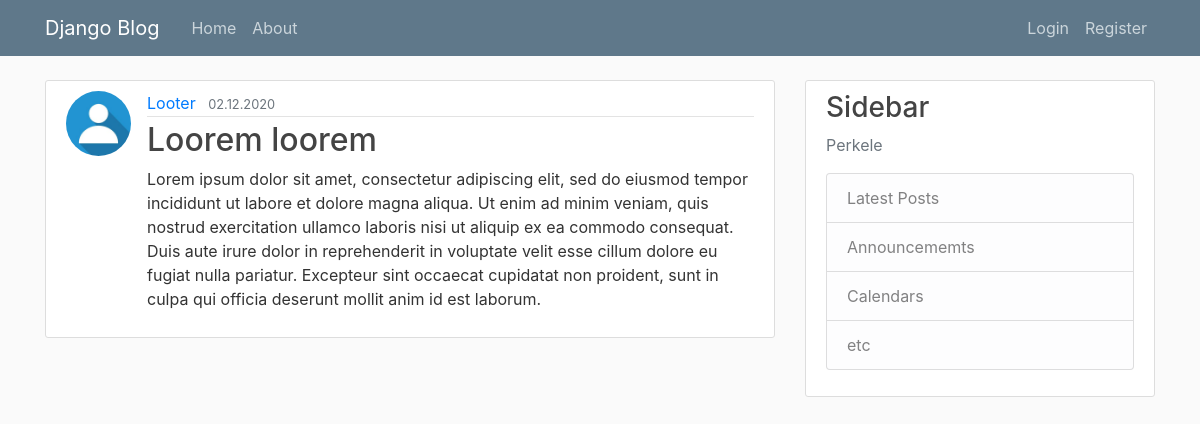
The app's page /post/14/ with its own data.
### blog/models.py (models this page shows, shortened)
class Post(models.Model):
    title = models.CharField(max_length=100)
    content = models.TextField()
    date_posted = models.DateTimeField(default=timezone.now)
    author = models.ForeignKey(User, on_delete=models.CASCADE)

### users/models.py (models this page shows, shortened)
class Profile(models.Model):
    user = models.OneToOneField(User, on_delete=models.CASCADE)
    image = models.ImageField(default='default.jpg', upload_to='profile_pics')

### blog/views.py (the view)
# urls.py: path('post/<int:pk>/', PostDetailView.as_view(), name='post-detail'),
class PostDetailView(DetailView):
    model = Post

### blog/templates/blog/post_detail.html (shortened to what this page needs)
{% extends "blog/layout.html" %}
{% block content %}
    <article class="media content-section">
        <img class="rounded-circle article-img" src="{{ object.author.profile.image.url}}">
        <div class="media-body">
        <div class="article-metadata">
            <a class="mr-2" href="{% url 'user-posts' object.author.username %}">{{ object.author }}</a>
            <small class="text-muted">{{ object.date_posted | date:"d.n.Y" }}</small>
        </div>
        <h2 class="article-title">{{ object.title }}</h2>
        <p class="article-content">{{ object.content }}</p>
        </div>
    </article>
{% endblock content %}

### blog/static/blog/main.css (style rules this page uses)
body { background: #fafafa; color: #333333; margin-top: 5rem; }
h1, h2, h3, h4, h5, h6 { color: #444444; }
.content-section { background: #ffffff; padding: 10px 20px; border: 1px solid #dddddd; border-radius: 3px; margin-bottom: 20px; }
.article-title { color: #444444; }
.article-content { white-space: pre-line; }
.article-img { height: 65px; width: 65px; margin-right: 16px; }
.article-metadata { padding-bottom: 1px; margin-bottom: 4px; border-bottom: 1px solid #e3e3e3 }

### records on screen
Post: author.profile.image (placeholder picture), author "Looter", date_posted "02.12.2020", title "Loorem loorem", content "Lorem ipsum dolor sit amet, consectetur adipiscing elit, sed do eiusmod tempor incididunt ut labore et dolore magna aliqua. Ut enim ad minim veniam, quis nostrud exercitation ullamco laboris nisi ut aliquip ex ea commodo consequat. Duis aute irure dolor in reprehenderit in voluptate velit esse cillum dolore eu fugiat nulla pariatur. Excepteur sint occaecat cupidatat non proident, sunt in culpa qui officia deserunt mollit anim id est laborum."
